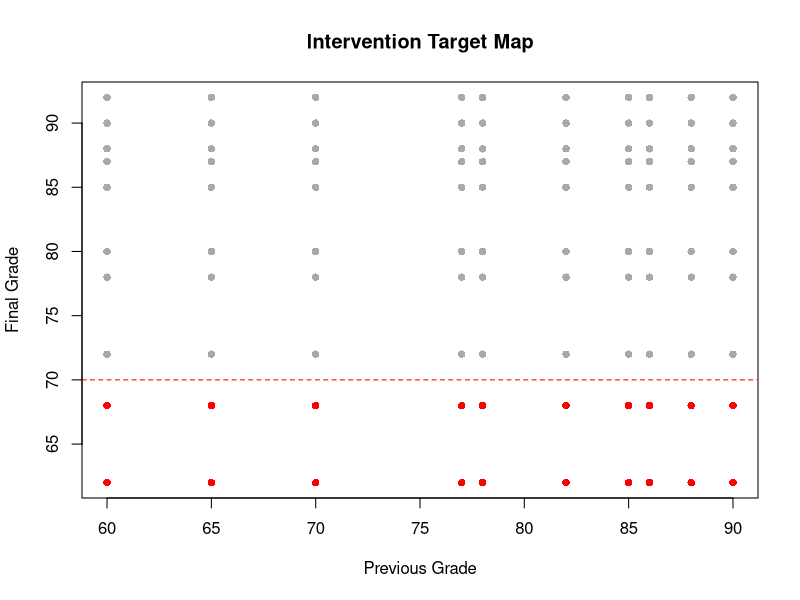
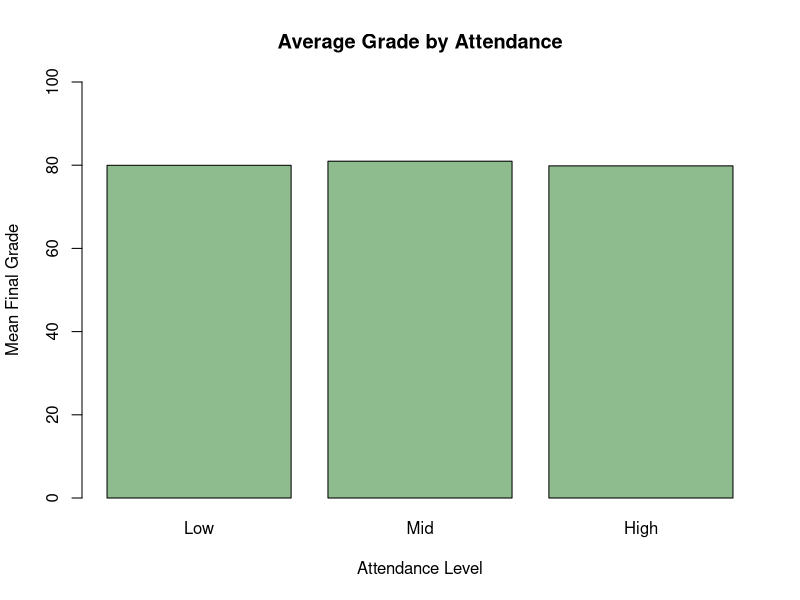
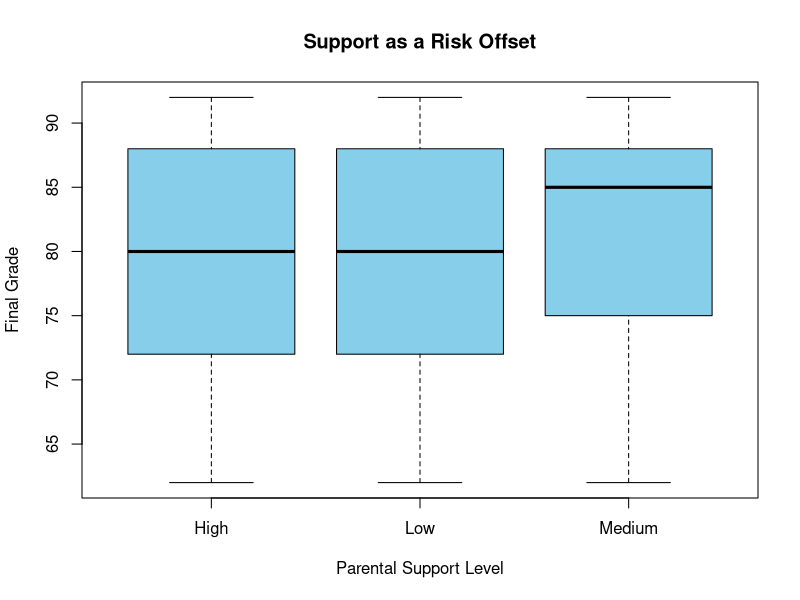
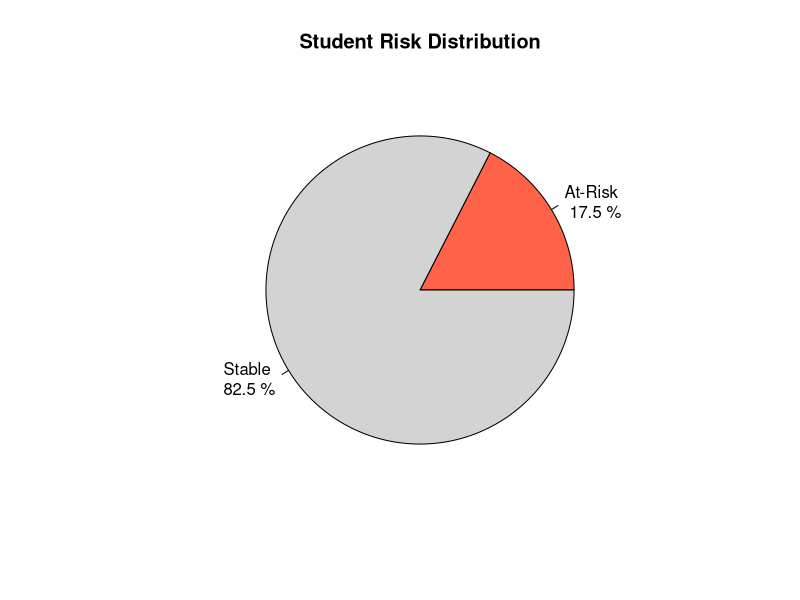

The R script that drew these images, in order:
clean_data <- read.csv("student_performance_cleaned.csv", check.names = FALSE)

#categorizing students in pie chart
clean_data$risk_status <- ifelse(clean_data$FinalGrade < 70, "At-Risk", "Stable")
risk_counts <- table(clean_data$risk_status)

#grouping attendance
clean_data$attendance_group <- cut(clean_data$AttendanceRate, breaks = c(0, 75, 85, 100), 
                                   labels = c("Low", "Mid", "High"))
avg_grades <- aggregate(FinalGrade ~ attendance_group, data = clean_data, mean)

#identifies students below the 70% threshold
plot(clean_data$PreviousGrade, clean_data$FinalGrade,
     col = ifelse(clean_data$risk_status == "At-Risk", "red", "darkgrey"),
     pch = 16, main = "Intervention Target Map",
     xlab = "Previous Grade", ylab = "Final Grade")
abline(h = 70, col = "red", lty = 2)

#grade by attendance
barplot(avg_grades$FinalGrade, names.arg = avg_grades$attendance_group,
        main = "Average Grade by Attendance",
        xlab = "Attendance Level", ylab = "Mean Final Grade",
        col = "darkseagreen", ylim = c(0, 100))

#parental support correlation with final grade
boxplot(FinalGrade ~ ParentalSupport, data = clean_data,
        main = "Support as a Risk Offset",
        xlab = "Parental Support Level", ylab = "Final Grade",
        col = "skyblue")

#percentage of students needing intervention
pie(risk_counts, 
    labels = paste(names(risk_counts), "\n", round(100*risk_counts/sum(risk_counts), 1), "%"),
    main = "Student Risk Distribution",
    col = c("tomato", "lightgrey"))

#MACHINE LEARNING
train_indices <- sample(1:nrow(clean_data), 0.7 * nrow(clean_data))
train_data <- clean_data[train_indices, ]
test_data  <- clean_data[-train_indices, ]

ml_model <- lm(FinalGrade ~ StudyHoursPerWeek + AttendanceRate, data = train_data)

#prediction
predictions <- predict(ml_model, test_data)
actuals_preds <- data.frame(
  Name = test_data$Name, 
  StudentID = test_data$StudentID,
  actual = test_data$FinalGrade, 
  predicted = predictions
)

#calculate error for priority
actuals_preds$error_difference <- abs(actuals_preds$actual - actuals_preds$predicted)

#priorities based on prediction error
#low: < 5, medium: 5-10, high: > 10
actuals_preds$priority <- cut(actuals_preds$error_difference, 
                              breaks = c(-Inf, 5, 10, Inf), 
                              labels = c("Low", "Medium", "High"))
View(actuals_preds)

print(head(actuals_preds))
mape <- mean(abs((actuals_preds$predicted - actuals_preds$actual)) / actuals_preds$actual) * 100
print(paste("The error - MAPE is: ", round(mape, digit = 2), "%"))
